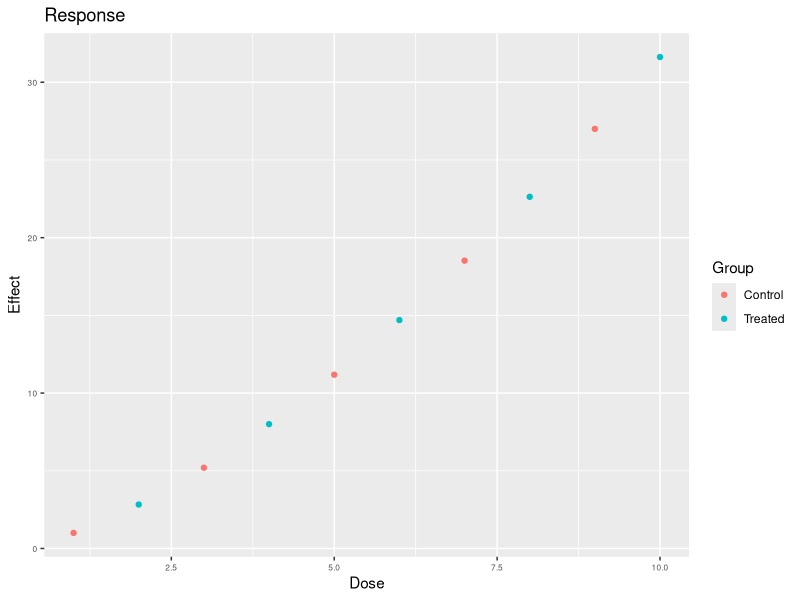

Here is the R script that generated this plot:
library(ggplot2)
df <- data.frame(x = 1:10, y = (1:10)^1.5, g = rep(c("Control", "Treated"), 5))
p <- ggplot(df, aes(x, y, colour = g)) +
  geom_point() +
  labs(title = "Response", x = "Dose", y = "Effect", colour = "Group") +
  theme(axis.text = element_text(size = 6))
theme_update(axis.text = element_text(size = 30))
ggsave("fig.png", p, width = 7, height = 5)
